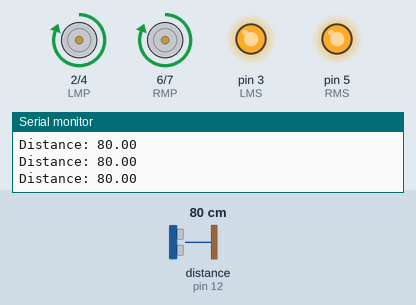
Recording of a sketch running on a simulated Arduino Uno, built with avr-gcc and run on an emulated ATmega328P. On the bench: motor-driver pin pairs drawn as motors (green arrow = first pin HIGH = forward, orange = second pin HIGH = backward, longer = more drive), output pins drawn as LEDs (lit = HIGH), the last lines printed to the serial monitor. Wiring (inferred from the names in the program): ultrasonic range finder: trigger pin 11; echo pin 12. The inputs (shaded band) are chosen by the test bench; at power-on: distance to the obstacle (sensor on pin 12) 80 cm. The echo pulse lasts 58.3 µs per cm; pins used as bus, display or sensor lines are not drawn.

Above: at 1.2 s.
1.3 s: distance to the obstacle (sensor on pin 12) set to 53 cm
4.3 s: distance to the obstacle (sensor on pin 12) set to 46 cm
At 5.4 s:
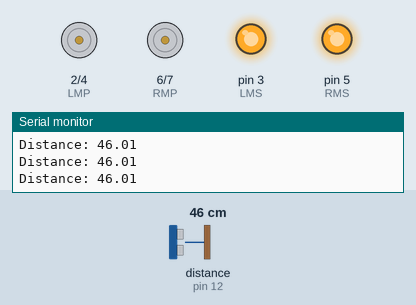
5.9 s: distance to the obstacle (sensor on pin 12) set to 60 cm
At 7.2 s:
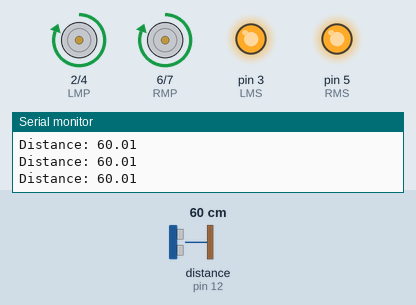
7.5 s: distance to the obstacle (sensor on pin 12) set to 2 cm
At 8.6 s:
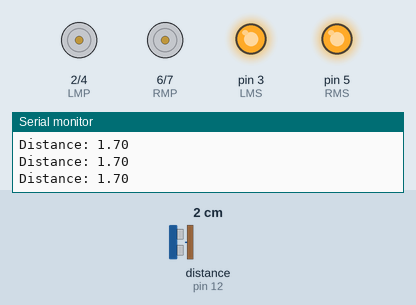
Timing chart, 0 to 10.1 s (numbered marks = the images above; inputs shaded):
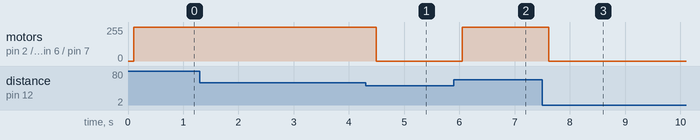

The sketch:

arduino_obstacle_avoidance_robot1.ino
```cpp
#define RMS 5
#define RMP 6
#define RMN 7
#define LMS 3
#define LMP 2
#define LMN 4

const int trigPin = 11;
const int echoPin = 12;

float duration, distance;

void setup() {
  pinMode(trigPin, OUTPUT);
  pinMode(echoPin, INPUT);
  pinMode(RMS, OUTPUT);
  pinMode(RMP, OUTPUT);
  pinMode(RMN, OUTPUT);
  pinMode(LMS, OUTPUT);
  pinMode(LMP, OUTPUT);
  pinMode(LMN, OUTPUT);

  digitalWrite (RMS, HIGH);
  digitalWrite (LMS, HIGH);

  Serial.begin(9600);
}

void loop() {
  sense();
  if(distance>50){
    foward();
  }
  else{
    stops();
  }
}

void sense()
{
 digitalWrite(trigPin, LOW);
  delayMicroseconds(2);
  digitalWrite(trigPin, HIGH);
  delayMicroseconds(10);
  digitalWrite(trigPin, LOW);

  duration = pulseIn(echoPin, HIGH);
  distance = (duration*.0343)/2;
  Serial.print("Distance: ");
  Serial.println(distance);
  delay(100);

}


void foward ()
{

  digitalWrite (RMP, HIGH);
  digitalWrite (RMN, LOW);
  digitalWrite (LMP, HIGH);
  digitalWrite (LMN, LOW);
}


void stops()
{

  digitalWrite (RMP, LOW);
  digitalWrite (RMN, LOW);
  digitalWrite (LMP, LOW);
  digitalWrite (LMN, LOW);
}


void backward()
{

  digitalWrite (RMP, LOW);
  digitalWrite (RMN, HIGH);
  digitalWrite (LMP, LOW);
  digitalWrite (LMN, HIGH);
}

void left()
{

  digitalWrite (RMP, HIGH);
  digitalWrite (RMN, LOW);
  digitalWrite (LMP, LOW);
  digitalWrite (LMN, LOW);
}


void right()
{

  digitalWrite (RMP, LOW);
  digitalWrite (RMN, LOW);
  digitalWrite (LMP, HIGH);
  digitalWrite (LMN, LOW);
}
```

Measured:
- the behaviour switches between 50 and 49 cm on distance to the obstacle (sensor on pin 12) (found by bisection; images 0 and 1)
- after the input at 4.3 s, motor on pin 2 (LMP) / pin 4 (LMN), motor on pin 6 (RMP) / pin 7 (RMN): forward 255/255 → stopped after 0.20 s
- after the input at 5.9 s, motor on pin 2 (LMP) / pin 4 (LMN), motor on pin 6 (RMP) / pin 7 (RMN): stopped → forward 255/255 after 0.15 s
- after the input at 7.5 s, motor on pin 2 (LMP) / pin 4 (LMN), motor on pin 6 (RMP) / pin 7 (RMN): forward 255/255 → stopped after 0.12 s
